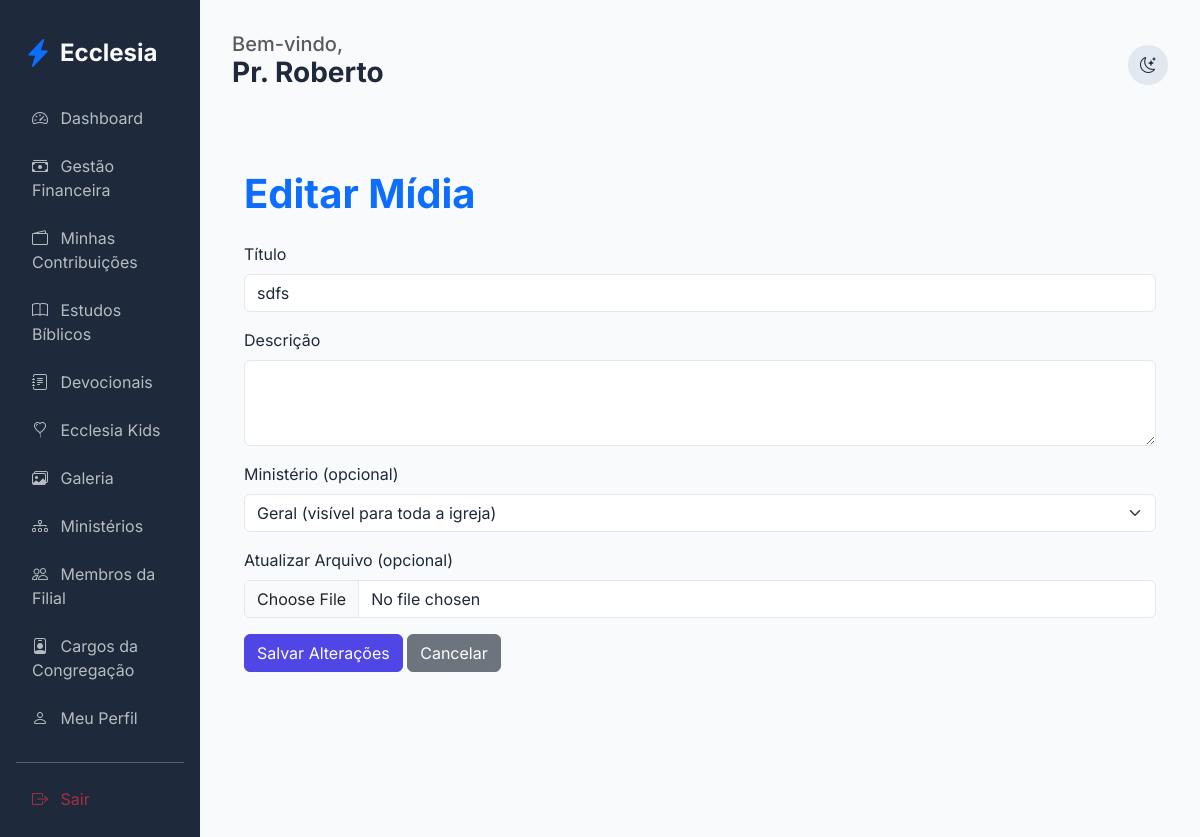
Before: /edification/media/1/edit (signed in) with the older database file.
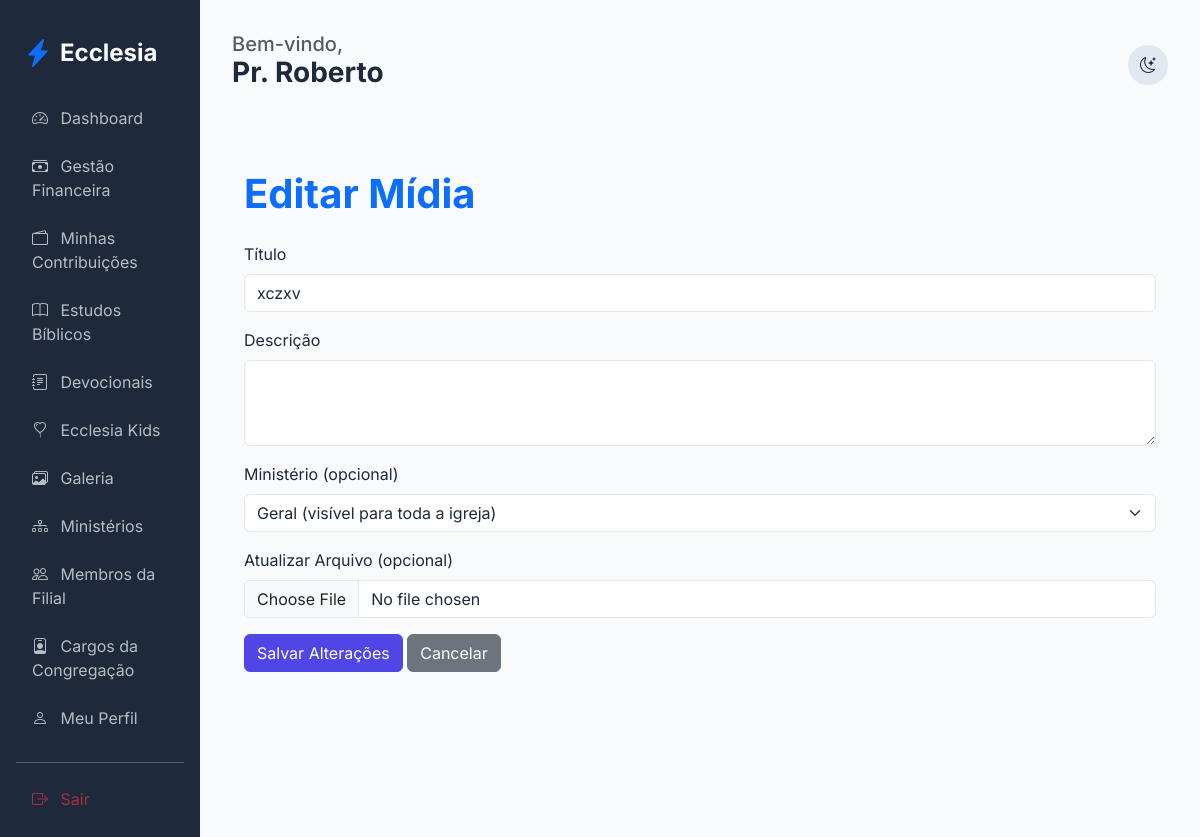
After: the same page with the newer database file.
### app/core/models.py (models this page shows)
class Media(db.Model):
    id = db.Column(db.Integer, primary_key=True)
    title = db.Column(db.String(200), nullable=False)
    description = db.Column(db.Text)
    file_path = db.Column(db.String(255), nullable=False)
    media_type = db.Column(db.String(20), default='image')
    event_name = db.Column(db.String(200))
    created_at = db.Column(db.DateTime, default=datetime.utcnow)
    church_id = db.Column(db.Integer, db.ForeignKey('church.id'), nullable=False)
    ministry_id = db.Column(db.Integer, db.ForeignKey('ministry.id'), nullable=True)
    church = db.relationship('Church', backref='media_items')
    ministry = db.relationship('Ministry', backref='media_items')

### app/modules/edification/routes.py (the view, shortened to what this page needs)
@edification_bp.route('/media/<int:id>/edit', methods=['GET', 'POST'])
@login_required
def edit_media(id):
    media = Media.query.get_or_404(id)
    if not (current_user.can_manage_media or (current_user.church_role and current_user.church_role.name in ['Administrador Global', 'Pastor Líder']) or (media.ministry and media.ministry.leader_id == current_user.id)):
        flash('Acesso negado.', 'danger')
        return redirect(url_for('edification.gallery'))
    ministries = Ministry.query.filter_by(church_id=current_user.church_id).all()
    return render_template('edification/edit_media.html', media=media, ministries=ministries)

### app/templates/edification/edit_media.html (shortened to what this page needs)
{% extends "base.html" %}
{% block content %}
<div class="container py-5">
    <h1 class="fw-bold text-primary mb-4">Editar Mídia</h1>
    <form method="POST" enctype="multipart/form-data">
        <div class="mb-3">
            <label for="title" class="form-label">Título</label>
            <input type="text" class="form-control" id="title" name="title" value="{{ media.title }}" required>
        </div>
        <div class="mb-3">
            <label for="description" class="form-label">Descrição</label>
            <textarea class="form-control" id="description" name="description" rows="3">{{ media.description }}</textarea>
        </div>
        <div class="mb-3">
            <label for="ministry_id" class="form-label">Ministério (opcional)</label>
            <select class="form-select" id="ministry_id" name="ministry_id">
                <option value="">Geral (visível para toda a igreja)</option>
            </select>
        </div>
        <div class="mb-3">
            <label for="file" class="form-label">Atualizar Arquivo (opcional)</label>
            <input type="file" class="form-control" id="file" name="file" accept="image/*,video/*,.pdf,.heic">
        </div>
        <button type="submit" class="btn btn-primary">Salvar Alterações</button>
        <a href="{{ url_for('edification.gallery') }}" class="btn btn-secondary">Cancelar</a>
    </form>
</div>
{% endblock %}

Changed rows visible on the page:
changed Media: title "sdfs" → "xczxv"
